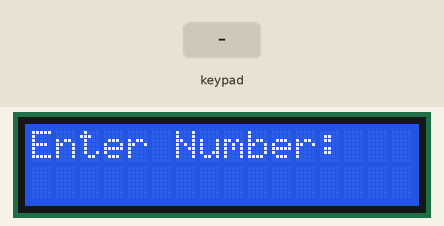
The sketch below on a simulated ESP32. Shown: 16×2 character LCD. The inputs (shaded band) are chosen by the test bench. What the sketch prints to the serial monitor is not drawn.

Above: at 1.2 s.
1.3 s: keypad keys 3 2 3 3 2 5 2 6 pressed 0.4 s apart
At 4.5 s:
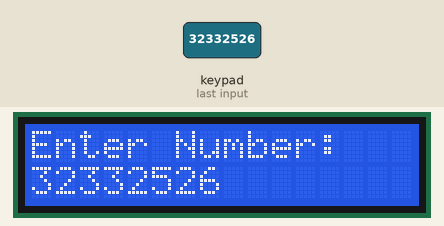
6.0 s: key '1' pressed
At 7.2 s:
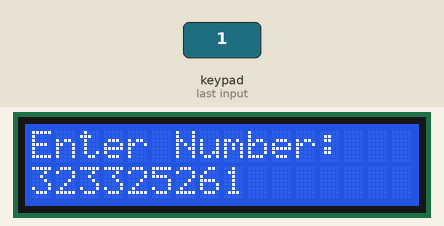
7.5 s: keypad keys 3 2 3 3 2 5 2 6 # pressed 0.4 s apart
At 10.5 s:
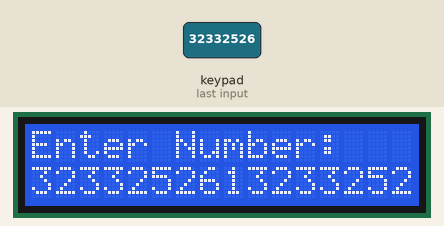
12.6 s: keypad keys 2 7 1 4 1 2 * pressed 0.4 s apart
At 12.8 s:
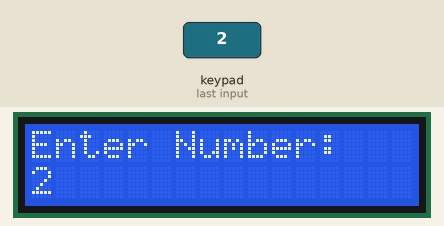
16.9 s: key '8' pressed
At 17.7 s:
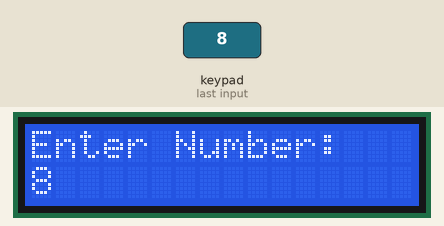
Timing chart, 0 to 19.4 s (numbered marks = the images above; inputs shaded):
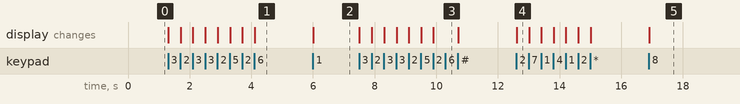

Measured:
- after the input at 1.3 s, the display: first changes at once (image 1 shows a later state)
- after the input at 6.0 s, the display: changes at once (image 2)
- after the input at 7.5 s, the display: first changes at once (image 3 shows a later state)
- after the input at 12.6 s, the display: changes at once (image 4)
- after the input at 16.9 s, the display: changes at once (image 5)

The sketch:

wee7_mastercode.ino
```cpp
#include <LiquidCrystal.h>
#include <Keypad.h>
#include <WiFi.h>
#include <esp_now.h>

// ----- LCD Setup -----
LiquidCrystal lcd(19, 23, 18, 17, 16, 15);  // RS, E, DB4, DB5, DB6, DB7

// ----- Keypad Setup -----
const byte ROWS = 4;
const byte COLS = 3;
char keys[ROWS][COLS] = {
  {'1', '2', '3'},
  {'4', '5', '6'},
  {'7', '8', '9'},
  {'*', '0', '#'}
};

byte rowPins[ROWS] = {32, 33, 25, 26};  // Rows (OUTPUT)
byte colPins[COLS] = {27, 14, 12};        // Columns (INPUT)
Keypad keypad = Keypad(makeKeymap(keys), rowPins, colPins, ROWS, COLS);

// ----- User Input -----
String userInput = "";

// ----- ESP-NOW Setup -----
// Replace with your slave (EEEBot) ESP32 MAC address:
uint8_t slaveMAC[] = {0x08,0x3A,0x8D,0x0D,0x91,0x98 };

typedef struct struct_message {
  char commands[17]; // Up to 16 command digits + null terminator
} struct_message;

struct_message myData;

void OnDataSent(const uint8_t *mac_addr, esp_now_send_status_t status) {
  Serial.print("Send Status: ");
  Serial.println(status == ESP_NOW_SEND_SUCCESS ? "Success" : "Fail");
}

void setup() {
  Serial.begin(115200);
  lcd.begin(16, 2);
  lcd.print("Enter Number:");

  // Enable internal pull-ups for keypad column pins
  pinMode(27, INPUT_PULLUP);
  pinMode(14, INPUT_PULLUP);
  pinMode(12, INPUT_PULLUP);

  // Set WiFi mode and initialize ESP-NOW
  WiFi.mode(WIFI_STA);
  if (esp_now_init() != ESP_OK) {
    Serial.println("ESP-NOW Init Failed");
    while (true);
  }
  esp_now_register_send_cb(OnDataSent);

  // Register peer (slave)
  esp_now_peer_info_t peerInfo;
  memcpy(peerInfo.peer_addr, slaveMAC, 6);
  peerInfo.channel = 0;
  peerInfo.encrypt = false;
  if (esp_now_add_peer(&peerInfo) != ESP_OK) {
    Serial.println("Failed to add peer");
    while (true);
  }
}

void loop() {
  char key = keypad.getKey();
  if (key) {
    Serial.print("Key Pressed: ");
    Serial.println(key);

    // If a digit (0-9) is pressed, accumulate it into userInput
    if (key >= '0' && key <= '9') {
      // Only allow a maximum of 16 digits
      if (userInput.length() < 16) {
        userInput += key;
        lcd.setCursor(0, 1);
        lcd.print(userInput);
      }
    }
    else if (key == '#') {  // '#' acts as "Enter" and sends the command sequence
      lcd.setCursor(0, 1);
      lcd.print(userInput);
      if (userInput.length() > 0) {
         // Validate: Ensure every character is one of the allowed commands
         // Allowed: '2' (forward), '4' (forward+steer left), '5' (backward), '6' (forward+steer right), '0' (stop)
         bool valid = true;
         for (unsigned int i = 0; i < userInput.length(); i++) {
           char c = userInput.charAt(i);
           if (c != '1' && c != '2' && c != '4' && c != '5' && c != '6' && c != '0') {
             valid = false;
             break;
           }
         }
         if (valid) {
             // Copy the command sequence into our message struct and send it.
             userInput.toCharArray(myData.commands, sizeof(myData.commands));
             esp_now_send(slaveMAC, (uint8_t *) &myData, sizeof(myData));
             Serial.print("Sent command sequence: ");
             Serial.println(myData.commands);
        } else {
             Serial.println("Invalid command(s) entered.");
              }
         // Clear input after sending
         userInput = "";
         lcd.clear();
         lcd.setCursor(0, 0);
         lcd.print("Enter Number:");
      }
    }
    else if (key == '*') {  // '' clears the command sequence
      userInput = "";
      lcd.clear();
      lcd.setCursor(0, 0);
      lcd.print("Enter Number:");
    }
  }
}
```
